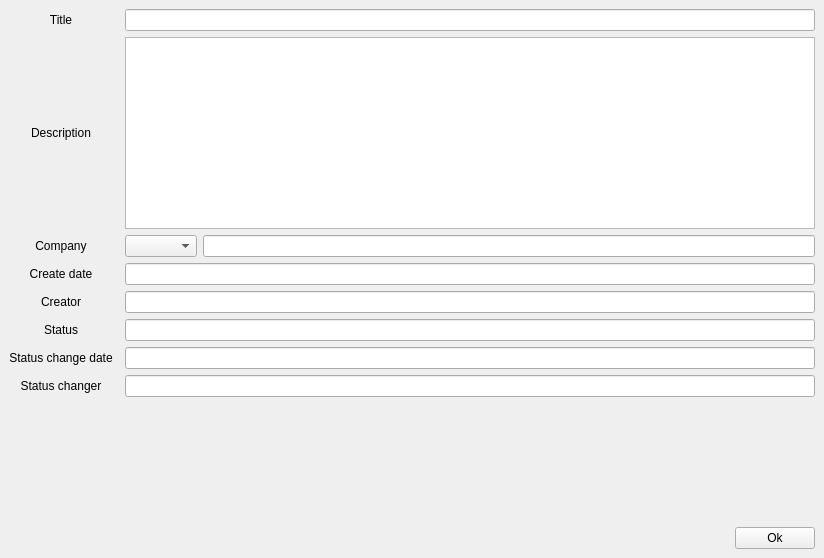
<?xml version="1.0" encoding="UTF-8"?>
<ui version="4.0">
 <class>JobOpeningDialog</class>
 <widget class="QWidget" name="JobOpeningDialog">
  <property name="geometry">
   <rect>
    <x>0</x>
    <y>0</y>
    <width>824</width>
    <height>558</height>
   </rect>
  </property>
  <property name="windowTitle">
   <string>Job Opening</string>
  </property>
  <layout class="QGridLayout" name="gridLayout">
   <property name="leftMargin">
    <number>9</number>
   </property>
   <property name="topMargin">
    <number>9</number>
   </property>
   <property name="rightMargin">
    <number>9</number>
   </property>
   <property name="bottomMargin">
    <number>9</number>
   </property>
   <item row="4" column="0">
    <widget class="QWidget" name="nonEditableAttrsLabels" native="true">
     <layout class="QVBoxLayout" name="verticalLayout">
      <property name="leftMargin">
       <number>0</number>
      </property>
      <property name="topMargin">
       <number>0</number>
      </property>
      <property name="rightMargin">
       <number>0</number>
      </property>
      <property name="bottomMargin">
       <number>0</number>
      </property>
      <item>
       <widget class="QLabel" name="createDateLabel">
        <property name="text">
         <string>Create date</string>
        </property>
        <property name="alignment">
         <set>Qt::AlignCenter</set>
        </property>
       </widget>
      </item>
      <item>
       <widget class="QLabel" name="creatorLabel">
        <property name="text">
         <string>Creator</string>
        </property>
        <property name="alignment">
         <set>Qt::AlignCenter</set>
        </property>
       </widget>
      </item>
      <item>
       <widget class="QLabel" name="statusLabel">
        <property name="text">
         <string>Status</string>
        </property>
        <property name="alignment">
         <set>Qt::AlignCenter</set>
        </property>
       </widget>
      </item>
      <item>
       <widget class="QLabel" name="statusChangeDateLabel">
        <property name="text">
         <string>Status change date</string>
        </property>
        <property name="alignment">
         <set>Qt::AlignCenter</set>
        </property>
       </widget>
      </item>
      <item>
       <widget class="QLabel" name="statusChangerLabel">
        <property name="text">
         <string>Status changer</string>
        </property>
        <property name="alignment">
         <set>Qt::AlignCenter</set>
        </property>
       </widget>
      </item>
     </layout>
    </widget>
   </item>
   <item row="3" column="0">
    <widget class="QLabel" name="companyLabel">
     <property name="text">
      <string>Company</string>
     </property>
     <property name="alignment">
      <set>Qt::AlignCenter</set>
     </property>
    </widget>
   </item>
   <item row="6" column="0" colspan="3">
    <layout class="QHBoxLayout" name="horizontalLayout_2">
     <item>
      <spacer name="horizontalSpacer">
       <property name="orientation">
        <enum>Qt::Horizontal</enum>
       </property>
       <property name="sizeHint" stdset="0">
        <size>
         <width>40</width>
         <height>20</height>
        </size>
       </property>
      </spacer>
     </item>
     <item>
      <widget class="QPushButton" name="okButton">
       <property name="text">
        <string>Ok</string>
       </property>
      </widget>
     </item>
    </layout>
   </item>
   <item row="1" column="2">
    <widget class="QLineEdit" name="titleEdit"/>
   </item>
   <item row="2" column="0">
    <widget class="QLabel" name="descriptionLabel">
     <property name="text">
      <string>Description</string>
     </property>
     <property name="alignment">
      <set>Qt::AlignCenter</set>
     </property>
    </widget>
   </item>
   <item row="5" column="2">
    <spacer name="verticalSpacer">
     <property name="orientation">
      <enum>Qt::Vertical</enum>
     </property>
     <property name="sizeHint" stdset="0">
      <size>
       <width>20</width>
       <height>40</height>
      </size>
     </property>
    </spacer>
   </item>
   <item row="1" column="0">
    <widget class="QLabel" name="titleLabel">
     <property name="text">
      <string>Title</string>
     </property>
     <property name="alignment">
      <set>Qt::AlignCenter</set>
     </property>
    </widget>
   </item>
   <item row="3" column="2">
    <layout class="QHBoxLayout" name="companyEditLayout">
     <item>
      <widget class="QComboBox" name="selectedCompanyComboBox"/>
     </item>
     <item>
      <widget class="QLineEdit" name="selectedCompanyEdit">
       <property name="readOnly">
        <bool>true</bool>
       </property>
      </widget>
     </item>
    </layout>
   </item>
   <item row="4" column="2">
    <widget class="QWidget" name="nonEditableAttrs" native="true">
     <layout class="QVBoxLayout" name="notChangebleAttrs">
      <property name="leftMargin">
       <number>0</number>
      </property>
      <property name="topMargin">
       <number>0</number>
      </property>
      <property name="rightMargin">
       <number>0</number>
      </property>
      <property name="bottomMargin">
       <number>0</number>
      </property>
      <item>
       <widget class="QLineEdit" name="createDateEdit">
        <property name="readOnly">
         <bool>true</bool>
        </property>
       </widget>
      </item>
      <item>
       <widget class="QLineEdit" name="creatorEdit">
        <property name="readOnly">
         <bool>true</bool>
        </property>
       </widget>
      </item>
      <item>
       <widget class="QLineEdit" name="statusEdit">
        <property name="readOnly">
         <bool>true</bool>
        </property>
       </widget>
      </item>
      <item>
       <widget class="QLineEdit" name="statusChangeDateEdit">
        <property name="readOnly">
         <bool>true</bool>
        </property>
       </widget>
      </item>
      <item>
       <widget class="QLineEdit" name="statusChangerEdit">
        <property name="readOnly">
         <bool>true</bool>
        </property>
       </widget>
      </item>
     </layout>
    </widget>
   </item>
   <item row="2" column="2">
    <widget class="QTextEdit" name="descriptionEdit">
     <property name="documentTitle">
      <string/>
     </property>
    </widget>
   </item>
  </layout>
 </widget>
 <resources/>
 <connections/>
</ui>
